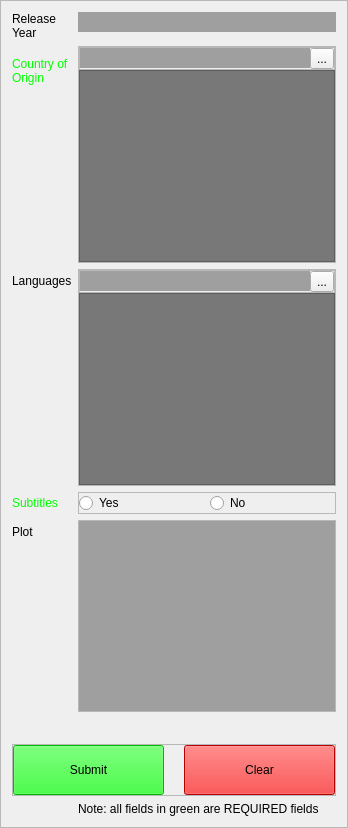
    <widget class="QFrame" name="frame_3">
     <property name="frameShape">
      <enum>QFrame::StyledPanel</enum>
     </property>
     <property name="frameShadow">
      <enum>QFrame::Sunken</enum>
     </property>
     <layout class="QFormLayout" name="formLayout_3">
      <item row="0" column="0">
       <widget class="QLabel" name="label_23">
        <property name="text">
         <string>Release 
Year</string>
        </property>
       </widget>
      </item>
      <item row="0" column="1">
       <widget class="QLineEdit" name="year">
        <property name="palette">
         <palette>
          <active>
           <colorrole role="Base">
            <brush brushstyle="SolidPattern">
             <color alpha="255">
              <red>159</red>
              <green>159</green>
              <blue>159</blue>
             </color>
            </brush>
           </colorrole>
          </active>
          <inactive>
           <colorrole role="Base">
            <brush brushstyle="SolidPattern">
             <color alpha="255">
              <red>159</red>
              <green>159</green>
              <blue>159</blue>
             </color>
            </brush>
           </colorrole>
          </inactive>
          <disabled>
           <colorrole role="Base">
            <brush brushstyle="SolidPattern">
             <color alpha="255">
              <red>108</red>
              <green>108</green>
              <blue>108</blue>
             </color>
            </brush>
           </colorrole>
          </disabled>
         </palette>
        </property>
        <property name="autoFillBackground">
         <bool>true</bool>
        </property>
        <property name="frame">
         <bool>false</bool>
        </property>
       </widget>
      </item>
      <item row="1" column="0">
       <widget class="QLabel" name="label_18">
        <property name="palette">
         <palette>
          <active>
           <colorrole role="WindowText">
            <brush brushstyle="SolidPattern">
             <color alpha="255">
              <red>0</red>
              <green>255</green>
              <blue>0</blue>
             </color>
            </brush>
           </colorrole>
          </active>
          <inactive>
           <colorrole role="WindowText">
            <brush brushstyle="SolidPattern">
             <color alpha="255">
              <red>0</red>
              <green>255</green>
              <blue>0</blue>
             </color>
            </brush>
           </colorrole>
          </inactive>
          <disabled>
           <colorrole role="WindowText">
            <brush brushstyle="SolidPattern">
             <color alpha="255">
              <red>120</red>
              <green>120</green>
              <blue>120</blue>
             </color>
            </brush>
           </colorrole>
          </disabled>
         </palette>
        </property>
        <property name="text">
         <string>Country of 
Origin</string>
        </property>
       </widget>
      </item>
      <item row="1" column="1">
       <widget class="QFrame" name="frame_22">
        <property name="frameShape">
         <enum>QFrame::StyledPanel</enum>
        </property>
        <property name="frameShadow">
         <enum>QFrame::Raised</enum>
        </property>
        <layout class="QVBoxLayout" name="verticalLayout_6">
         <property name="spacing">
          <number>0</number>
         </property>
         <property name="leftMargin">
          <number>0</number>
         </property>
         <property name="topMargin">
          <number>0</number>
         </property>
         <property name="rightMargin">
          <number>0</number>
         </property>
         <property name="bottomMargin">
          <number>0</number>
         </property>
         <item>
          <widget class="QFrame" name="frame_13">
           <property name="frameShape">
            <enum>QFrame::StyledPanel</enum>
           </property>
           <property name="frameShadow">
            <enum>QFrame::Raised</enum>
           </property>
           <layout class="QHBoxLayout" name="horizontalLayout_10">
            <property name="spacing">
             <number>0</number>
            </property>
            <property name="leftMargin">
             <number>0</number>
            </property>
            <property name="topMargin">
             <number>0</number>
            </property>
            <property name="rightMargin">
             <number>0</number>
            </property>
            <property name="bottomMargin">
             <number>0</number>
            </property>
            <item>
             <widget class="QLineEdit" name="country">
              <property name="palette">
               <palette>
                <active>
                 <colorrole role="Base">
                  <brush brushstyle="SolidPattern">
                   <color alpha="255">
                    <red>159</red>
                    <green>159</green>
                    <blue>159</blue>
                   </color>
                  </brush>
                 </colorrole>
                </active>
                <inactive>
                 <colorrole role="Base">
                  <brush brushstyle="SolidPattern">
                   <color alpha="255">
                    <red>159</red>
                    <green>159</green>
                    <blue>159</blue>
                   </color>
                  </brush>
                 </colorrole>
                </inactive>
                <disabled>
                 <colorrole role="Base">
                  <brush brushstyle="SolidPattern">
                   <color alpha="255">
                    <red>63</red>
                    <green>63</green>
                    <blue>63</blue>
                   </color>
                  </brush>
                 </colorrole>
                </disabled>
               </palette>
              </property>
              <property name="autoFillBackground">
               <bool>true</bool>
              </property>
              <property name="frame">
               <bool>false</bool>
              </property>
             </widget>
            </item>
            <item>
             <widget class="QToolButton" name="country_button">
              <property name="text">
               <string>...</string>
              </property>
             </widget>
            </item>
           </layout>
          </widget>
         </item>
         <item>
          <widget class="QListWidget" name="country_list">
           <property name="styleSheet">
            <string notr="true">QListWidget{background:rgb(120,120,120)}
QListWidget::item:selected{background: rgb(219, 219, 219)}
QListWidget::item:selected{color:black} </string>
           </property>
           <property name="editTriggers">
            <set>QAbstractItemView::NoEditTriggers</set>
           </property>
          </widget>
         </item>
        </layout>
       </widget>
      </item>
      <item row="3" column="0">
       <widget class="QLabel" name="label_20">
        <property name="text">
         <string>Languages</string>
        </property>
       </widget>
      </item>
      <item row="3" column="1">
       <widget class="QFrame" name="frame_12">
        <property name="frameShape">
         <enum>QFrame::StyledPanel</enum>
        </property>
        <property name="frameShadow">
         <enum>QFrame::Raised</enum>
        </property>
        <layout class="QVBoxLayout" name="verticalLayout_4">
         <property name="spacing">
          <number>0</number>
         </property>
         <property name="leftMargin">
          <number>0</number>
         </property>
         <property name="topMargin">
          <number>0</number>
         </property>
         <property name="rightMargin">
          <number>0</number>
         </property>
         <property name="bottomMargin">
          <number>0</number>
         </property>
         <item>
          <widget class="QFrame" name="frame_23">
           <property name="frameShape">
            <enum>QFrame::StyledPanel</enum>
           </property>
           <property name="frameShadow">
            <enum>QFrame::Raised</enum>
           </property>
           <layout class="QHBoxLayout" name="horizontalLayout_5">
            <property name="spacing">
             <number>0</number>
            </property>
            <property name="leftMargin">
             <number>0</number>
            </property>
            <property name="topMargin">
             <number>0</number>
            </property>
            <property name="rightMargin">
             <number>0</number>
            </property>
            <property name="bottomMargin">
             <number>0</number>
            </property>
            <item>
             <widget class="QLineEdit" name="language">
              <property name="palette">
               <palette>
                <active>
                 <colorrole role="Base">
                  <brush brushstyle="SolidPattern">
                   <color alpha="255">
                    <red>159</red>
                    <green>159</green>
                    <blue>159</blue>
                   </color>
                  </brush>
                 </colorrole>
                </active>
                <inactive>
                 <colorrole role="Base">
                  <brush brushstyle="SolidPattern">
                   <color alpha="255">
                    <red>159</red>
                    <green>159</green>
                    <blue>159</blue>
                   </color>
                  </brush>
                 </colorrole>
                </inactive>
                <disabled>
                 <colorrole role="Base">
                  <brush brushstyle="SolidPattern">
                   <color alpha="255">
                    <red>108</red>
                    <green>108</green>
                    <blue>108</blue>
                   </color>
                  </brush>
                 </colorrole>
                </disabled>
               </palette>
              </property>
              <property name="autoFillBackground">
               <bool>true</bool>
              </property>
              <property name="frame">
               <bool>false</bool>
              </property>
             </widget>
            </item>
            <item>
             <widget class="QToolButton" name="language_button">
              <property name="text">
               <string>...</string>
              </property>
             </widget>
            </item>
           </layout>
          </widget>
         </item>
         <item>
          <widget class="QListWidget" name="language_list">
           <property name="styleSheet">
            <string notr="true">QListWidget{background:rgb(120,120,120)}
QListWidget::item:selected{background: rgb(219, 219, 219)}
QListWidget::item:selected{color:black} </string>
           </property>
           <property name="editTriggers">
            <set>QAbstractItemView::NoEditTriggers</set>
           </property>
           <property name="selectionMode">
            <enum>QAbstractItemView::ExtendedSelection</enum>
           </property>
          </widget>
         </item>
        </layout>
       </widget>
      </item>
      <item row="4" column="0">
       <widget class="QLabel" name="label_22">
        <property name="palette">
         <palette>
          <active>
           <colorrole role="WindowText">
            <brush brushstyle="SolidPattern">
             <color alpha="255">
              <red>0</red>
              <green>255</green>
              <blue>0</blue>
             </color>
            </brush>
           </colorrole>
          </active>
          <inactive>
           <colorrole role="WindowText">
            <brush brushstyle="SolidPattern">
             <color alpha="255">
              <red>0</red>
              <green>255</green>
              <blue>0</blue>
             </color>
            </brush>
           </colorrole>
          </inactive>
          <disabled>
           <colorrole role="WindowText">
            <brush brushstyle="SolidPattern">
             <color alpha="255">
              <red>120</red>
              <green>120</green>
              <blue>120</blue>
             </color>
            </brush>
           </colorrole>
          </disabled>
         </palette>
        </property>
        <property name="text">
         <string>Subtitles</string>
        </property>
       </widget>
      </item>
      <item row="4" column="1">
       <widget class="QFrame" name="subtitles">
        <property name="frameShape">
         <enum>QFrame::StyledPanel</enum>
        </property>
        <property name="frameShadow">
         <enum>QFrame::Raised</enum>
        </property>
        <layout class="QHBoxLayout" name="horizontalLayout_7">
         <property name="leftMargin">
          <number>0</number>
         </property>
         <property name="topMargin">
          <number>0</number>
         </property>
         <property name="rightMargin">
          <number>0</number>
         </property>
         <property name="bottomMargin">
          <number>0</number>
         </property>
         <item>
          <widget class="QRadioButton" name="subtitles_yes">
           <property name="text">
            <string>Yes</string>
           </property>
          </widget>
         </item>
         <item>
          <widget class="QRadioButton" name="subtitles_no">
           <property name="text">
            <string>No</string>
           </property>
          </widget>
         </item>
        </layout>
       </widget>
      </item>
      <item row="5" column="0">
       <widget class="QLabel" name="label_28">
        <property name="text">
         <string>Plot</string>
        </property>
       </widget>
      </item>
      <item row="5" column="1">
       <widget class="QTextEdit" name="plot">
        <property name="palette">
         <palette>
          <active>
           <colorrole role="Base">
            <brush brushstyle="SolidPattern">
             <color alpha="255">
              <red>159</red>
              <green>159</green>
              <blue>159</blue>
             </color>
            </brush>
           </colorrole>
          </active>
          <inactive>
           <colorrole role="Base">
            <brush brushstyle="SolidPattern">
             <color alpha="255">
              <red>159</red>
              <green>159</green>
              <blue>159</blue>
             </color>
            </brush>
           </colorrole>
          </inactive>
          <disabled>
           <colorrole role="Base">
            <brush brushstyle="SolidPattern">
             <color alpha="255">
              <red>108</red>
              <green>108</green>
              <blue>108</blue>
             </color>
            </brush>
           </colorrole>
          </disabled>
         </palette>
        </property>
       </widget>
      </item>
      <item row="7" column="0" colspan="2">
       <spacer name="horizontalSpacer">
        <property name="orientation">
         <enum>Qt::Horizontal</enum>
        </property>
        <property name="sizeHint" stdset="0">
         <size>
          <width>40</width>
          <height>20</height>
         </size>
        </property>
       </spacer>
      </item>
      <item row="9" column="0" colspan="2">
       <widget class="QFrame" name="frame_24">
        <property name="frameShape">
         <enum>QFrame::StyledPanel</enum>
        </property>
        <property name="frameShadow">
         <enum>QFrame::Raised</enum>
        </property>
        <layout class="QHBoxLayout" name="horizontalLayout_17">
         <property name="spacing">
          <number>20</number>
         </property>
         <property name="leftMargin">
          <number>0</number>
         </property>
         <property name="topMargin">
          <number>0</number>
         </property>
         <property name="rightMargin">
          <number>0</number>
         </property>
         <property name="bottomMargin">
          <number>0</number>
         </property>
         <item>
          <widget class="QPushButton" name="submit">
           <property name="minimumSize">
            <size>
             <width>50</width>
             <height>50</height>
            </size>
           </property>
           <property name="styleSheet">
            <string notr="true">background:rgb(0, 255, 0);</string>
           </property>
           <property name="text">
            <string>Submit</string>
           </property>
           <property name="autoDefault">
            <bool>false</bool>
           </property>
          </widget>
         </item>
         <item>
          <widget class="QPushButton" name="clear">
           <property name="minimumSize">
            <size>
             <width>50</width>
             <height>50</height>
            </size>
           </property>
           <property name="styleSheet">
            <string notr="true">background:rgb(255, 0, 0);</string>
           </property>
           <property name="text">
            <string>Clear</string>
           </property>
           <property name="autoDefault">
            <bool>false</bool>
           </property>
          </widget>
         </item>
        </layout>
       </widget>
      </item>
      <item row="10" column="1">
       <widget class="QLabel" name="label_5">
        <property name="minimumSize">
         <size>
          <width>150</width>
          <height>0</height>
         </size>
        </property>
        <property name="text">
         <string>Note: all fields in green are REQUIRED fields</string>
        </property>
       </widget>
      </item>
     </layout>
    </widget>
